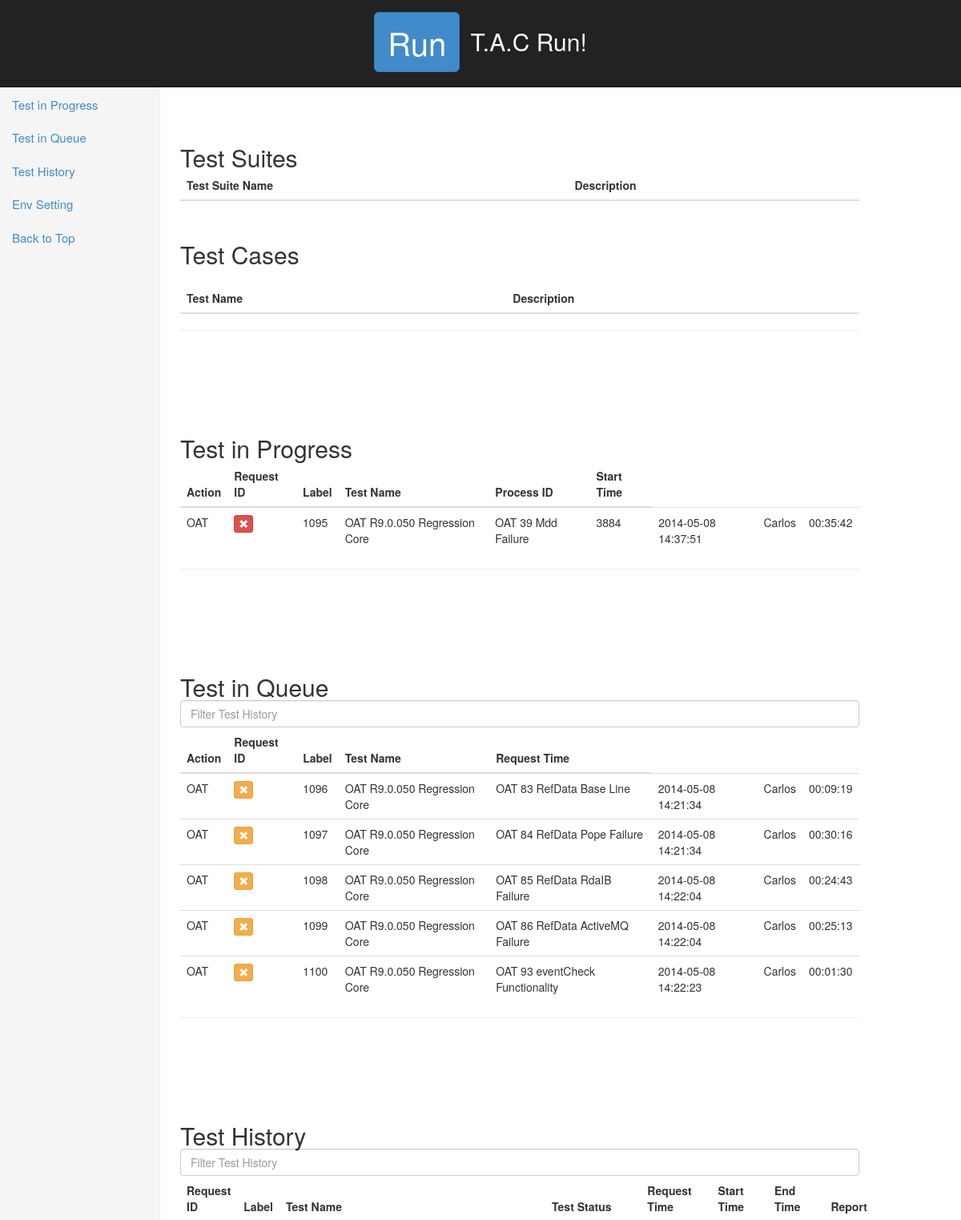
Page /test.php (upper part) on the committed database.
### tables this page shows
CREATE TABLE IF NOT EXISTS `test_request` (
  `request_id` int(11) NOT NULL AUTO_INCREMENT,
  `process_id` int(11) NOT NULL,
  `status` int(11) NOT NULL DEFAULT '0' COMMENT '0-queued,1-running,2-completed-pass,3-completed-fail,4-killed,5-sys error, 6-test cancelled',
  `test_id` int(11) NOT NULL,
  `start_timestamp` datetime NOT NULL,
  `end_timestamp` datetime NOT NULL,
  `request_timestamp` timestamp NOT NULL DEFAULT CURRENT_TIMESTAMP,
  `report` varchar(200) NOT NULL,
  `label` varchar(100) DEFAULT NULL,
  `user_id` int(11) NOT NULL,
  `lock_env_with_launch` tinyint(1) DEFAULT NULL,
  `lock_env_with_launch_reason` varchar(100) DEFAULT NULL,
  `approval_status` int(11) DEFAULT '0' COMMENT '0=Pending Approval, 1=Approved, 2=Not Approved, 3=Approval Not Required',
  `approved_by` int(11) DEFAULT NULL,
  KEY `request_id` (`request_id`)
);

CREATE TABLE IF NOT EXISTS `test_env` (
  `env_id` int(11) NOT NULL AUTO_INCREMENT,
  `env_name` varchar(20) NOT NULL,
  `status` int(11) NOT NULL DEFAULT '0' COMMENT '0-available, 1-unavailable',
  `reason` varchar(100) DEFAULT NULL,
  `user_id` int(11) DEFAULT NULL,
  PRIMARY KEY (`env_id`)
);

CREATE TABLE IF NOT EXISTS `test_case` (
  `test_id` int(11) NOT NULL AUTO_INCREMENT,
  `test_name` varchar(50) NOT NULL,
  `description` varchar(500) DEFAULT NULL,
  `avg_duration` time DEFAULT NULL,
  PRIMARY KEY (`test_id`)
);

CREATE TABLE IF NOT EXISTS `user` (
  `user_id` int(11) NOT NULL AUTO_INCREMENT,
  `user_name` varchar(20) NOT NULL,
  `user_email` varchar(30) NOT NULL,
  PRIMARY KEY (`user_id`)
);

### base_function.php (the view, shortened to what this page needs)
<?php
	function f_tableProgress()
	{
		global $db;
		$sql_query = "select tc.avg_duration, tr.user_id,tr.test_id,tr.request_id,tr.process_id,tr.label,tc.test_name,tr.start_timestamp
								from test_request as tr,test_case as tc where tr.status = 1 and tr.test_id = tc.test_id order by tr.request_id";
		$result = $db->query($sql_query) or die($db->error);
    while($row = $result->fetch_assoc())
		{
			$rid = $row['request_id'];
			$label = $row['label'];
			$name = $row['test_name'];
			$pid = $row['process_id'];
			$stime = $row['start_timestamp'];
			$uid = $row['user_id'];
			$user_name = f_getUserFromId($uid);
			$duration = $row['avg_duration'];
			$test_id = $row['test_id'];
			$env = f_getEnv($test_id);
			echo "<tr id='p_$rid'>
							<td>$env</td>
							<td><a title='Kill' id='$rid' href='test_action.php?action=kill&rid=$rid' class='btn btn-danger btn-xs test_kill_btn'><span class='glyphicon glyphicon-remove'></span></a></td>
							<td>$rid</td>
							<td>$label</td>
							<td>$name</td>
							<td>$pid</td>
							<td>$stime</td>
							<td>$user_name</td>
							<td>$duration</td>
						</tr>";
		}
	}
	function f_tableQueue()
	{
		global $db;
		$sql_query = "select tc.avg_duration,tr.user_id, tr.test_id, tr.request_id,tr.label,tc.test_name,tr.request_timestamp
								from test_request as tr,test_case as tc where tr.status = 0 and tr.test_id = tc.test_id order by tr.request_id";
		$result = $db->query($sql_query) or die($db->error);
    while($row = $result->fetch_assoc())
		{
			$rid = $row['request_id'];
			$label = $row['label'];
			$name = $row['test_name'];
			$rtime = $row['request_timestamp'];
			$uid = $row['user_id'];
			$user_name = f_getUserFromId($uid);
			$duration = $row['avg_duration'];
			$test_id = $row['test_id'];
			$env = f_getEnv($test_id);
			echo "<tr id='q_$rid'>
							<td>$env</td>
							<td><a title='Cancel' id='$rid' href='test_action.php?action=cancel&rid=$rid' class='btn btn-warning btn-xs test_cancel_btn'><span class='glyphicon glyphicon-remove'></span></a></td>
							<td>$rid</td>
							<td>$label</td>
							<td>$name</td>
							<td>$rtime</td>
							<td>$user_name</td>
							<td>$duration</td>
						</tr>";
		}
	}
	function f_getEnv($test_id)
	{
		global	$db;
		$output = '';
		$sql_query = "select te.env_name as name from env_relation as er,test_env as te where er.test_id = $test_id and er.env_id = te.env_id";
		$result = $db->query($sql_query) or die($db->error);
		while($row = $result->fetch_assoc())
		{
			$env = $row['name'];
			$output = $env . ' ';
		}
		return $output;
	}
	function f_getUserFromId($uid)
	{
		global $db;
		$sql_query = "select user_name as name from user where user_id = $uid limit 1";
		$result = $db->query($sql_query) or die($db->error);
		$row = $result->fetch_assoc();
		return $row['name'];
	}
?>

### test.php (shortened to what this page needs)
<?php
	require_once "base_function.php";
?>
<!DOCTYPE HTML>
<html lang="en">
    <head>
            <link href="css/bootstrap.min.css" rel="stylesheet" media="screen">
            <link href="tac.css" rel="stylesheet">
    </head>
    <body>
	<nav id="topnav" class="navbar navbar-default navbar-fixed-top navbar-inverse">
		<div class="container-fluid">
			<p class="text-center" id="slogan">
				<button id="runbtn" class="btn btn-primary btn-lg navbar-btn">Run</button> T.A.C Run!
			</p>
		</div>
	</nav>
	<div class="container-fluid">
		<div class="row">
			<div class="col-sm-3 col-md-2 sidebar">
				<ul class="nav nav-sidebar">
					<li><a id="progress_link" href="#progress">Test in Progress</a></li>
					<li><a href="#queue">Test in Queue</a></li>
					<li><a href="#history">Test History</a></li>
					<li><a href="#env">Env Setting</a></li>
					<li><a href="#main">Back to Top</a></li>
				</ul>
			</div>
		</div>
		<div id="main" class="col-sm-9 col-sm-offset-3 col-md10 col-md-offset-2">
			<form id="test_request" method="get" action="test_request.php">
				<h2 class="sub-header inline_header">Test Suites</h2>
				<table class="table">
						<thead>
								<tr>
									<th>Test Suite Name</th>
									<th>Description</th>
								</tr>
						</thead>
					</table>
				<h2 class="sub-header">Test Cases</h2>
					<table class="table">
						<thead>
								<tr>
									<th>Test Name</th>
									<th>Description</th>
								</tr>
						</thead>
					</table>
			</form>
			<hr/>
			<div id="progress">
				<h2 class="sub-header inline_header">Test in Progress</h2>
				<table class="table">
					<thead>
						<tr>
							<th>Action</th>
							<th>Request ID</th>
							<th>Label</th>
							<th>Test Name</th>
							<th>Process ID</th>
							<th>Start Time</th>
						</tr>
					</thead>
					<tbody>
						<?php f_tableProgress(); ?>
					</tbody>
				</table>
			</div>
			<hr/>
			<div id="queue">
				<h2 class="sub-header inline_header">Test in Queue</h2>
				<form>
						<input id="history_search" class="form-control" placeholder="Filter Test History">
				</form>
				<table class="table">
					<thead>
						<tr>
							<th>Action</th>
							<th>Request ID</th>
							<th>Label</th>
							<th>Test Name</th>
							<th>Request Time</th>
						</tr>
					</thead>
					<tbody>
						<?php f_tableQueue(); ?>
					</tbody>
				</table>
			</div>
			<hr/>
			<div id="history">
				<h2 class="sub-header inline_header">Test History</h2>
				<form>
						<input id="history_search" class="form-control" placeholder="Filter Test History">
				</form>
				<table class="table">
					<thead>
						<tr>
							<th>Request ID</th>
							<th>Label</th>
							<th>Test Name</th>
							<th>Test Status</th>
							<th>Request Time</th>
							<th>Start Time</th>
							<th>End Time</th>
							<th>Report</th>
						</tr>
					</thead>
				</table>
			</div>
		</div>
	</div>
    </body>
</html>

### tac.css (style rules this page uses)
body { font-weight: 200; padding-top: 100px; }
#slogan { font-size:30px; }
#topnav { padding-top:15px; color:white; }
#runbtn { margin-top:0; margin-right:5px; }
@media (min-width:768px) { .sidebar { position: fixed; top:100px; left:0; bottom:0px; display:block; z-index: 1000; padding:10px 0px 10px 0px; overflow-x:hidden; overflow-y:auto; border-right:1px solid #eee; background-color:#f5f5f5; border-radius:5px; } }
.nav>li { position: relative !important; display:block !important; font-size:15px !important; }
.sub-header { margin-top:50px; padding-bottom:10px; }
.navbar-btn { font-size:40px; }
#progress,#queue,#history,#env { padding-top:110px; }
#main { padding-top:80px; }
.inline_header { display:inline; }

### rows in the picture
test_request: test.env_name "OAT", request_id "1095", label "OAT R9.0.050 Regression Core", test_case.test_name "OAT 39 Mdd Failure", process "3884", start_timestamp "2014-05-08 14:37:51", user.user_name "Carlos", test_case.avg_duration "00:35:42"
test_request: test.env_name "OAT", request_id "1096", label "OAT R9.0.050 Regression Core", test_case.test_name "OAT 83 RefData Base Line", request_timestamp "2014-05-08 14:21:34", user.user_name "Carlos", test_case.avg_duration "00:09:19"
test_request: test.env_name "OAT", request_id "1097", label "OAT R9.0.050 Regression Core", test_case.test_name "OAT 84 RefData Pope Failure", request_timestamp "2014-05-08 14:21:34", user.user_name "Carlos", test_case.avg_duration "00:30:16"
test_request: test.env_name "OAT", request_id "1098", label "OAT R9.0.050 Regression Core", test_case.test_name "OAT 85 RefData RdaIB Failure", request_timestamp "2014-05-08 14:22:04", user.user_name "Carlos", test_case.avg_duration "00:24:43"
test_request: test.env_name "OAT", request_id "1099", label "OAT R9.0.050 Regression Core", test_case.test_name "OAT 86 RefData ActiveMQ Failure", request_timestamp "2014-05-08 14:22:04", user.user_name "Carlos", test_case.avg_duration "00:25:13"
test_request: test.env_name "OAT", request_id "1100", label "OAT R9.0.050 Regression Core", test_case.test_name "OAT 93 eventCheck Functionality", request_timestamp "2014-05-08 14:22:23", user.user_name "Carlos", test_case.avg_duration "00:01:30"
